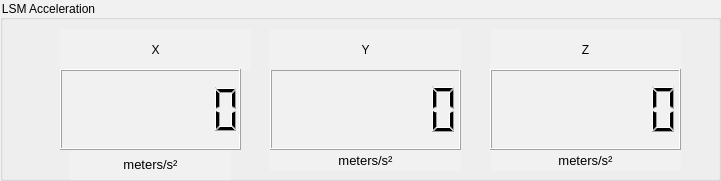
       <widget class="QGroupBox" name="groupBox_4">
        <property name="geometry">
         <rect>
          <x>800</x>
          <y>30</y>
          <width>721</width>
          <height>181</height>
         </rect>
        </property>
        <property name="styleSheet">
         <string notr="true">background-color: rgb(227, 227, 227);
background-color: rgb(241, 241, 241);
font: 87 9pt &quot;Segoe UI Black&quot;;</string>
        </property>
        <property name="title">
         <string>LSM Acceleration</string>
        </property>
        <widget class="QLabel" name="label_10">
         <property name="geometry">
          <rect>
           <x>490</x>
           <y>29</y>
           <width>191</width>
           <height>41</height>
          </rect>
         </property>
         <property name="styleSheet">
          <string notr="true">font: 87 11pt &quot;Segoe UI Black&quot;;
font: 11pt &quot;MS Shell Dlg 2&quot;;</string>
         </property>
         <property name="text">
          <string>Z</string>
         </property>
         <property name="alignment">
          <set>Qt::AlignCenter</set>
         </property>
        </widget>
        <widget class="QLabel" name="label_20">
         <property name="geometry">
          <rect>
           <x>70</x>
           <y>149</y>
           <width>161</width>
           <height>31</height>
          </rect>
         </property>
         <property name="font">
          <font>
           <family>MS UI Gothic</family>
           <pointsize>10</pointsize>
           <weight>50</weight>
           <italic>false</italic>
           <bold>false</bold>
          </font>
         </property>
         <property name="styleSheet">
          <string notr="true">font: 10pt &quot;MS UI Gothic&quot;;</string>
         </property>
         <property name="text">
          <string>meters/s²</string>
         </property>
         <property name="alignment">
          <set>Qt::AlignCenter</set>
         </property>
        </widget>
        <widget class="QLabel" name="label_12">
         <property name="geometry">
          <rect>
           <x>60</x>
           <y>29</y>
           <width>191</width>
           <height>41</height>
          </rect>
         </property>
         <property name="styleSheet">
          <string notr="true">font: 87 11pt &quot;Segoe UI Black&quot;;
font: 11pt &quot;MS Shell Dlg 2&quot;;</string>
         </property>
         <property name="text">
          <string>X</string>
         </property>
         <property name="alignment">
          <set>Qt::AlignCenter</set>
         </property>
        </widget>
        <widget class="QLCDNumber" name="LSMAccelLCD_Y">
         <property name="geometry">
          <rect>
           <x>270</x>
           <y>69</y>
           <width>191</width>
           <height>81</height>
          </rect>
         </property>
         <property name="smallDecimalPoint">
          <bool>false</bool>
         </property>
         <property name="digitCount">
          <number>7</number>
         </property>
        </widget>
        <widget class="QLabel" name="label_21">
         <property name="geometry">
          <rect>
           <x>270</x>
           <y>150</y>
           <width>191</width>
           <height>21</height>
          </rect>
         </property>
         <property name="font">
          <font>
           <family>MS UI Gothic</family>
           <pointsize>10</pointsize>
           <weight>50</weight>
           <italic>false</italic>
           <bold>false</bold>
          </font>
         </property>
         <property name="styleSheet">
          <string notr="true">font: 10pt &quot;MS UI Gothic&quot;;</string>
         </property>
         <property name="text">
          <string>meters/s²</string>
         </property>
         <property name="alignment">
          <set>Qt::AlignCenter</set>
         </property>
        </widget>
        <widget class="QLCDNumber" name="LSMAccelLCD_X">
         <property name="geometry">
          <rect>
           <x>60</x>
           <y>69</y>
           <width>181</width>
           <height>81</height>
          </rect>
         </property>
         <property name="minimumSize">
          <size>
           <width>111</width>
           <height>31</height>
          </size>
         </property>
         <property name="autoFillBackground">
          <bool>false</bool>
         </property>
         <property name="smallDecimalPoint">
          <bool>false</bool>
         </property>
         <property name="digitCount">
          <number>7</number>
         </property>
         <property name="mode">
          <enum>QLCDNumber::Dec</enum>
         </property>
         <property name="segmentStyle">
          <enum>QLCDNumber::Filled</enum>
         </property>
        </widget>
        <widget class="QLCDNumber" name="LSMAccelLCD_Z">
         <property name="geometry">
          <rect>
           <x>490</x>
           <y>69</y>
           <width>191</width>
           <height>81</height>
          </rect>
         </property>
         <property name="smallDecimalPoint">
          <bool>false</bool>
         </property>
         <property name="digitCount">
          <number>7</number>
         </property>
        </widget>
        <widget class="QLabel" name="label_13">
         <property name="geometry">
          <rect>
           <x>270</x>
           <y>29</y>
           <width>191</width>
           <height>41</height>
          </rect>
         </property>
         <property name="styleSheet">
          <string notr="true">font: 87 11pt &quot;Segoe UI Black&quot;;
font: 11pt &quot;MS Shell Dlg 2&quot;;</string>
         </property>
         <property name="text">
          <string>Y</string>
         </property>
         <property name="alignment">
          <set>Qt::AlignCenter</set>
         </property>
        </widget>
        <widget class="QLabel" name="label_22">
         <property name="geometry">
          <rect>
           <x>490</x>
           <y>150</y>
           <width>191</width>
           <height>21</height>
          </rect>
         </property>
         <property name="font">
          <font>
           <family>MS UI Gothic</family>
           <pointsize>10</pointsize>
           <weight>50</weight>
           <italic>false</italic>
           <bold>false</bold>
          </font>
         </property>
         <property name="styleSheet">
          <string notr="true">font: 10pt &quot;MS UI Gothic&quot;;</string>
         </property>
         <property name="text">
          <string>meters/s²</string>
         </property>
         <property name="alignment">
          <set>Qt::AlignCenter</set>
         </property>
        </widget>
       </widget>
